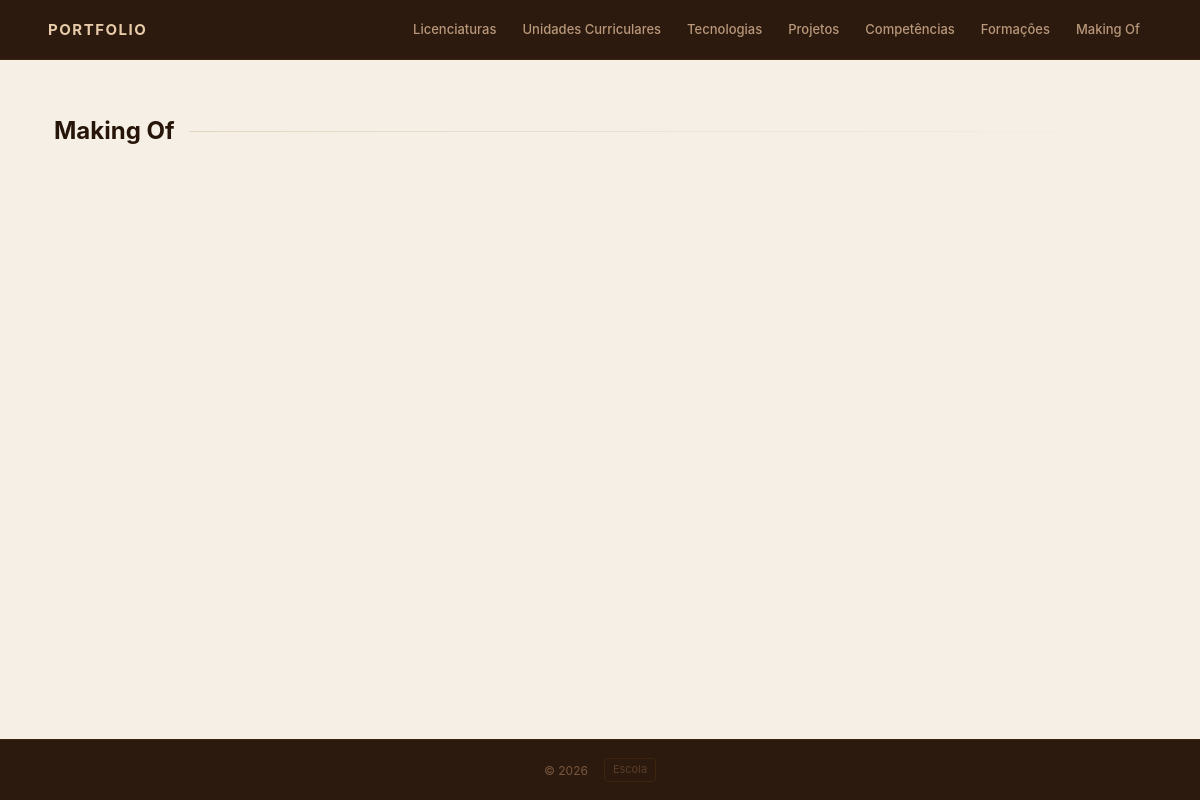
The app's page /making_of/, older data.
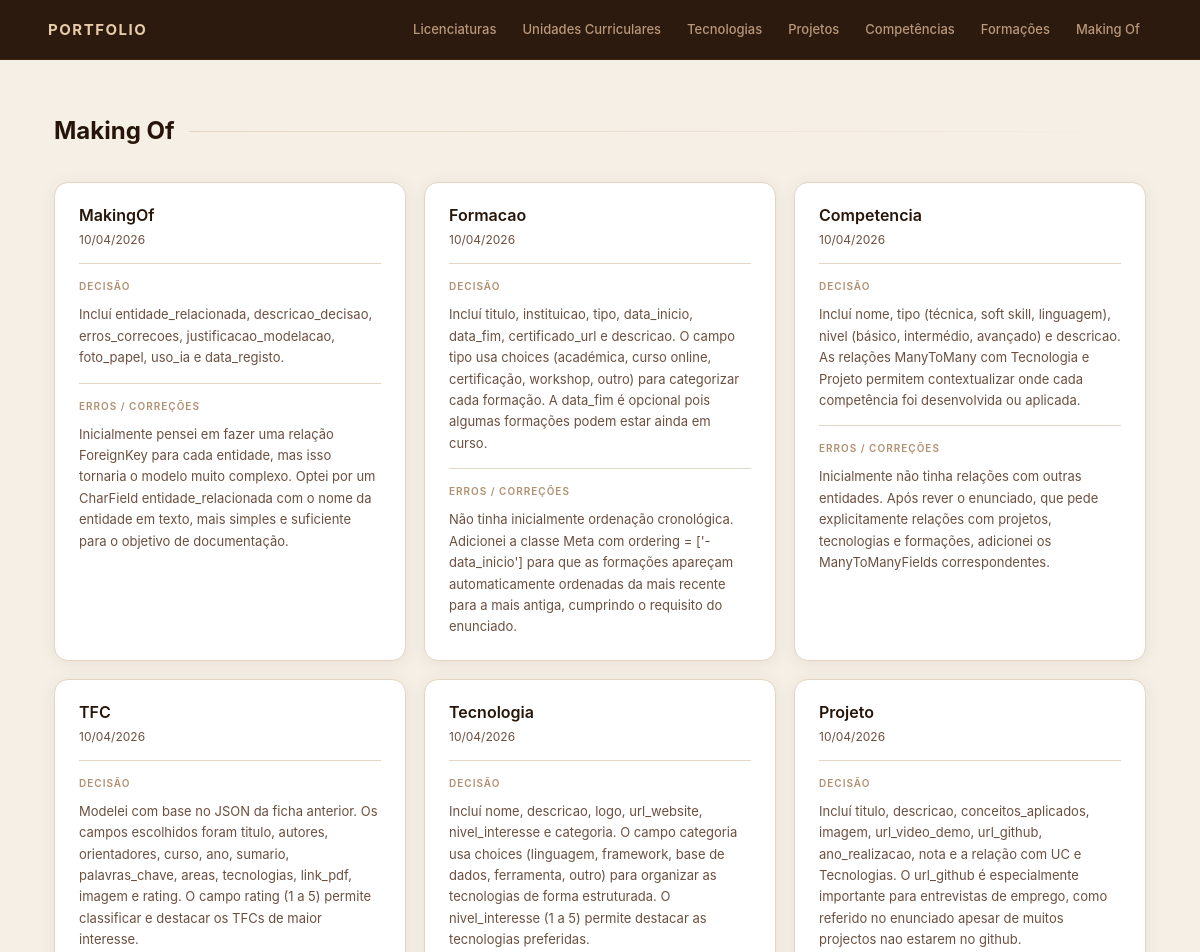
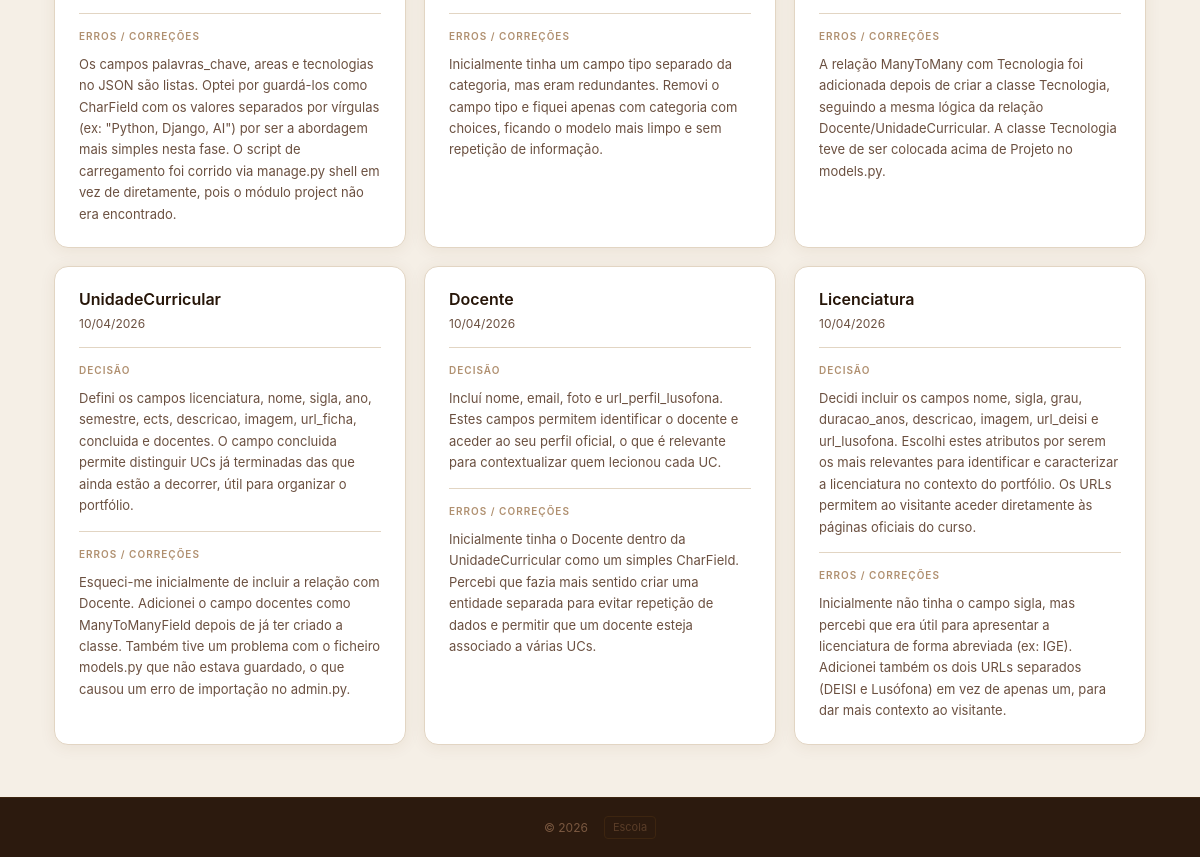
The same page, newer data (2 pictures, top to bottom).
### portfolio/models.py (models this page shows, shortened)
class MakingOf(models.Model):
    entidade_relacionada = models.CharField(max_length=100)  # ex: "Licenciatura", "Projeto"
    descricao_decisao = models.TextField(blank=True)
    erros_correcoes = models.TextField(blank=True)
    justificacao_modelacao = models.TextField(blank=True)
    foto_papel = models.ImageField(upload_to='making_of/', blank=True, null=True)
    data_registo = models.DateTimeField(auto_now_add=True)
    class Meta:
        ordering = ['-data_registo']
        verbose_name = 'Making Of'
        verbose_name_plural = 'Making Of'

### portfolio/views.py (the view)
# urls.py: path('making_of/', views.making_of_view, name='making_of'),
def making_of_view(request):
    registos = MakingOf.objects.all()
    return render(request, 'portfolio/making_of.html', {'registos': registos})

### portfolio/templates/portfolio/making_of.html (shortened to what this page needs)
{% extends 'portfolio/base.html' %}
{% block content %}
<h2 class="page-title">Making Of</h2>
<section class="cards-grid">
    {% for registo in registos %}
    <article>
        <header>
            <h3>{{ registo.entidade_relacionada }}</h3>
            <p>{{ registo.data_registo|date:"d/m/Y" }}</p>
        </header>
        {% if registo.descricao_decisao %}
        <section>
            <h4>Decisão</h4>
            <p class="desc">{{ registo.descricao_decisao }}</p>
        </section>
        {% endif %}
        {% if registo.erros_correcoes %}
        <section>
            <h4>Erros / Correções</h4>
            <p class="desc">{{ registo.erros_correcoes }}</p>
        </section>
        {% endif %}
    </article>
    {% endfor %}
</section>
{% endblock %}

Row changes from the older to the newer data that the page shows:
added MakingOf: entidade_relacionada "MakingOf", data_registo "10/04/2026", descricao_decisao "Incluí entidade_relacionada, descricao_decisao, erros_correcoes, justificacao_modelacao, foto_papel, uso_ia e data_registo.", erros_correcoes "Inicialmente pensei em fazer uma relação ForeignKey para cada entidade, mas isso tornaria o modelo muito complexo. Optei por um CharField entidade_relacionada com o nome da entidade em texto, mais simples e suficiente para o objetivo de documentação."
added MakingOf: entidade_relacionada "Formacao", data_registo "10/04/2026", descricao_decisao "Incluí titulo, instituicao, tipo, data_inicio, data_fim, certificado_url e descricao. O campo tipo usa choices (académica, curso online, certificação, workshop, outro) para categorizar cada formação. A data_fim é opcional pois algumas formações podem estar ainda em curso.", erros_correcoes "Não tinha inicialmente ordenação cronológica. Adicionei a classe Meta com ordering = ['-data_inicio'] para que as formações apareçam automaticamente ordenadas da mais recente para a mais antiga, cumprindo o requisito do enunciado."
added MakingOf: entidade_relacionada "Competencia", data_registo "10/04/2026", descricao_decisao "Incluí nome, tipo (técnica, soft skill, linguagem), nivel (básico, intermédio, avançado) e descricao. As relações ManyToMany com Tecnologia e Projeto permitem contextualizar onde cada competência foi desenvolvida ou aplicada.", erros_correcoes "Inicialmente não tinha relações com outras entidades. Após rever o enunciado, que pede explicitamente relações com projetos, tecnologias e formações, adicionei os ManyToManyFields correspondentes."
added MakingOf: entidade_relacionada "TFC", data_registo "10/04/2026", descricao_decisao "Modelei com base no JSON da ficha anterior. Os campos escolhidos foram titulo, autores, orientadores, curso, ano, sumario, palavras_chave, areas, tecnologias, link_pdf, imagem e rating. O campo rating (1 a 5) permite classificar e destacar os TFCs de maior interesse.", erros_correcoes "Os campos palavras_chave, areas e tecnologias no JSON são listas. Optei por guardá-los como CharField com os valores separados por vírgulas (ex: \"Python, Django, AI\") por ser a abordagem mais simples nesta fase. O script de carregamento foi corrido via manage.py shell em vez de diretamente, pois o módulo project não era encontrado."
added MakingOf: entidade_relacionada "Tecnologia", data_registo "10/04/2026", descricao_decisao "Incluí nome, descricao, logo, url_website, nivel_interesse e categoria. O campo categoria usa choices (linguagem, framework, base de dados, ferramenta, outro) para organizar as tecnologias de forma estruturada. O nivel_interesse (1 a 5) permite destacar as tecnologias preferidas.", erros_correcoes "Inicialmente tinha um campo tipo separado da categoria, mas eram redundantes. Removi o campo tipo e fiquei apenas com categoria com choices, ficando o modelo mais limpo e sem repetição de informação."
added MakingOf: entidade_relacionada "Projeto", data_registo "10/04/2026", descricao_decisao "Incluí titulo, descricao, conceitos_aplicados, imagem, url_video_demo, url_github, ano_realizacao, nota e a relação com UC e Tecnologias. O url_github é especialmente importante para entrevistas de emprego, como referido no enunciado apesar de muitos projectos nao estarem no github.", erros_correcoes "A relação ManyToMany com Tecnologia foi adicionada depois de criar a classe Tecnologia, seguindo a mesma lógica da relação Docente/UnidadeCurricular. A classe Tecnologia teve de ser colocada acima de Projeto no models.py."
added MakingOf: entidade_relacionada "UnidadeCurricular", data_registo "10/04/2026", descricao_decisao "Defini os campos licenciatura, nome, sigla, ano, semestre, ects, descricao, imagem, url_ficha, concluida e docentes. O campo concluida permite distinguir UCs já terminadas das que ainda estão a decorrer, útil para organizar o portfólio.", erros_correcoes "Esqueci-me inicialmente de incluir a relação com Docente. Adicionei o campo docentes como ManyToManyField depois de já ter criado a classe. Também tive um problema com o ficheiro models.py que não estava guardado, o que causou um erro de importação no admin.py."
added MakingOf: entidade_relacionada "Docente", data_registo "10/04/2026", descricao_decisao "Incluí nome, email, foto e url_perfil_lusofona. Estes campos permitem identificar o docente e aceder ao seu perfil oficial, o que é relevante para contextualizar quem lecionou cada UC.", erros_correcoes "Inicialmente tinha o Docente dentro da UnidadeCurricular como um simples CharField. Percebi que fazia mais sentido criar uma entidade separada para evitar repetição de dados e permitir que um docente esteja associado a várias UCs."
added MakingOf: entidade_relacionada "Licenciatura", data_registo "10/04/2026", descricao_decisao "Decidi incluir os campos nome, sigla, grau, duracao_anos, descricao, imagem, url_deisi e url_lusofona. Escolhi estes atributos por serem os mais relevantes para identificar e caracterizar a licenciatura no contexto do portfólio. Os URLs permitem ao visitante aceder diretamente às páginas oficiais do curso.", erros_correcoes "Inicialmente não tinha o campo sigla, mas percebi que era útil para apresentar a licenciatura de forma abreviada (ex: IGE). Adicionei também os dois URLs separados (DEISI e Lusófona) em vez de apenas um, para dar mais contexto ao visitante."
